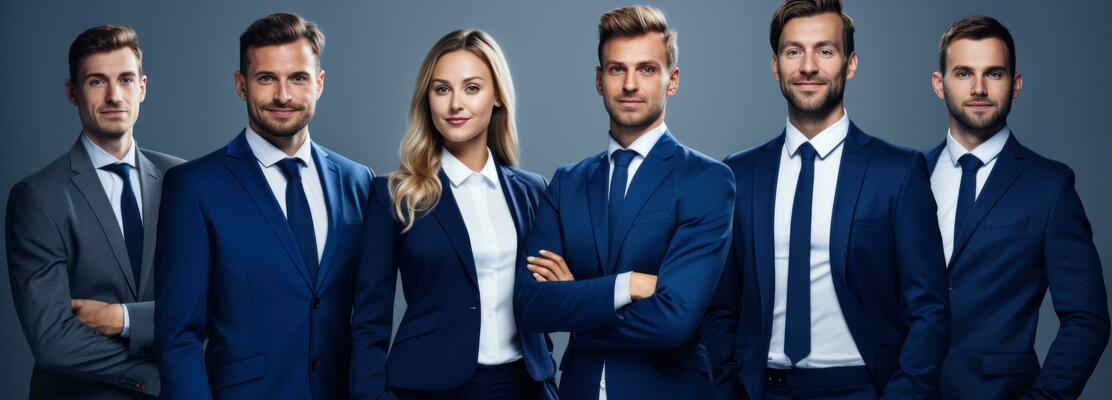
#> input picture 45 days 11 june 2025/Lecture-19-opencv-face-detection-project/proimg.jpg, 1112 x 400 px
$ python face_detctor.py
#> lines starting #> are read from the running program, lines starting #| are printed output that depends on the picture; after the words box and inside, x2 and y2 are one past the last pixel; in counts of white or black regions, pixels touching at a corner belong together
import cv2

face_detector = cv2.CascadeClassifier(cv2.data.haarcascades + "haarcascade_frontalface_default.xml")

img = cv2.imread("proimg.jpg")
#> img is the input picture: shape (400, 1112, 3); mean B, G, R 92.2, 71.1, 57.9


face_roi = face_detector.detectMultiScale(img, 1.2, 3)
#> face_roi = [[939, 44, 78, 78], [74, 50, 78, 78], [768, 19, 82, 82], [589, 37, 85, 85], [416, 56, 84, 84], [235, 43, 93, 93]]

print(len(face_roi))
#| 6

for x, y, w, h in face_roi:
    cv2.rectangle(img, (x, y), (x+h, y+w), (10, 244, 39), 5)
#> this loop made 6 passes
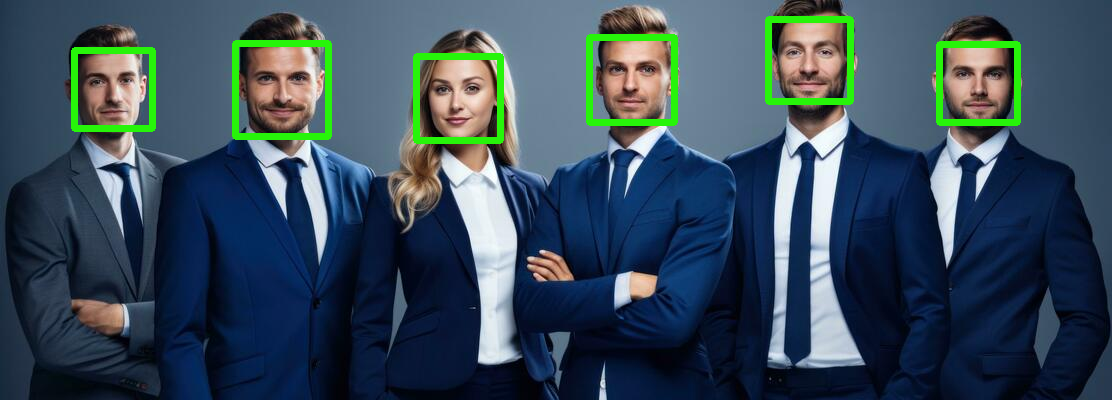
#> img: shape (400, 1112, 3); 3.12% of pixels changed, all inside (x1, y1, x2, y2) = (71, 16, 1021, 144)

cv2.imshow("img", img)

cv2.waitKey(0)
